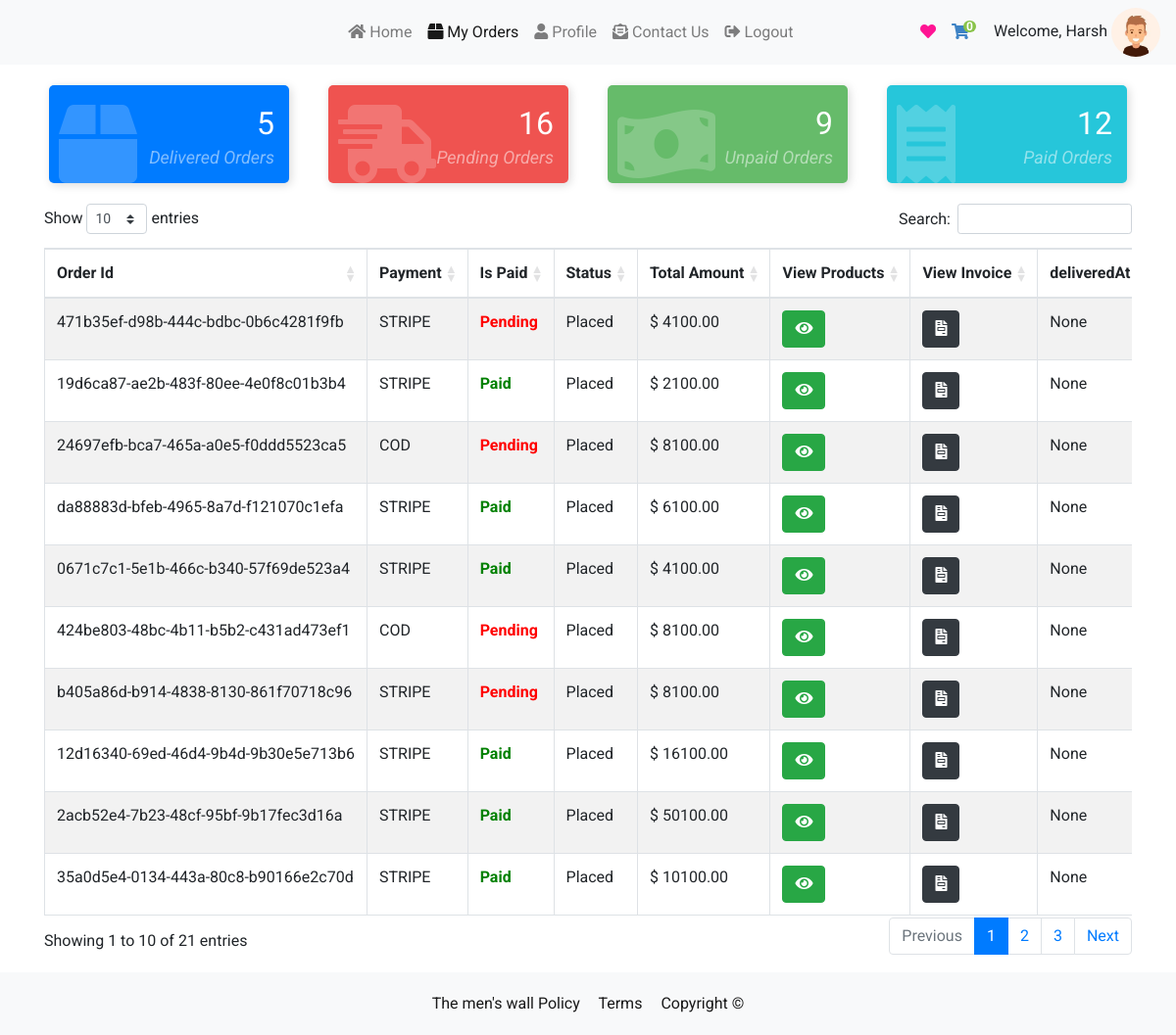
/orders/myOrders/ (signed in), run on an earlier commit of the app's database.
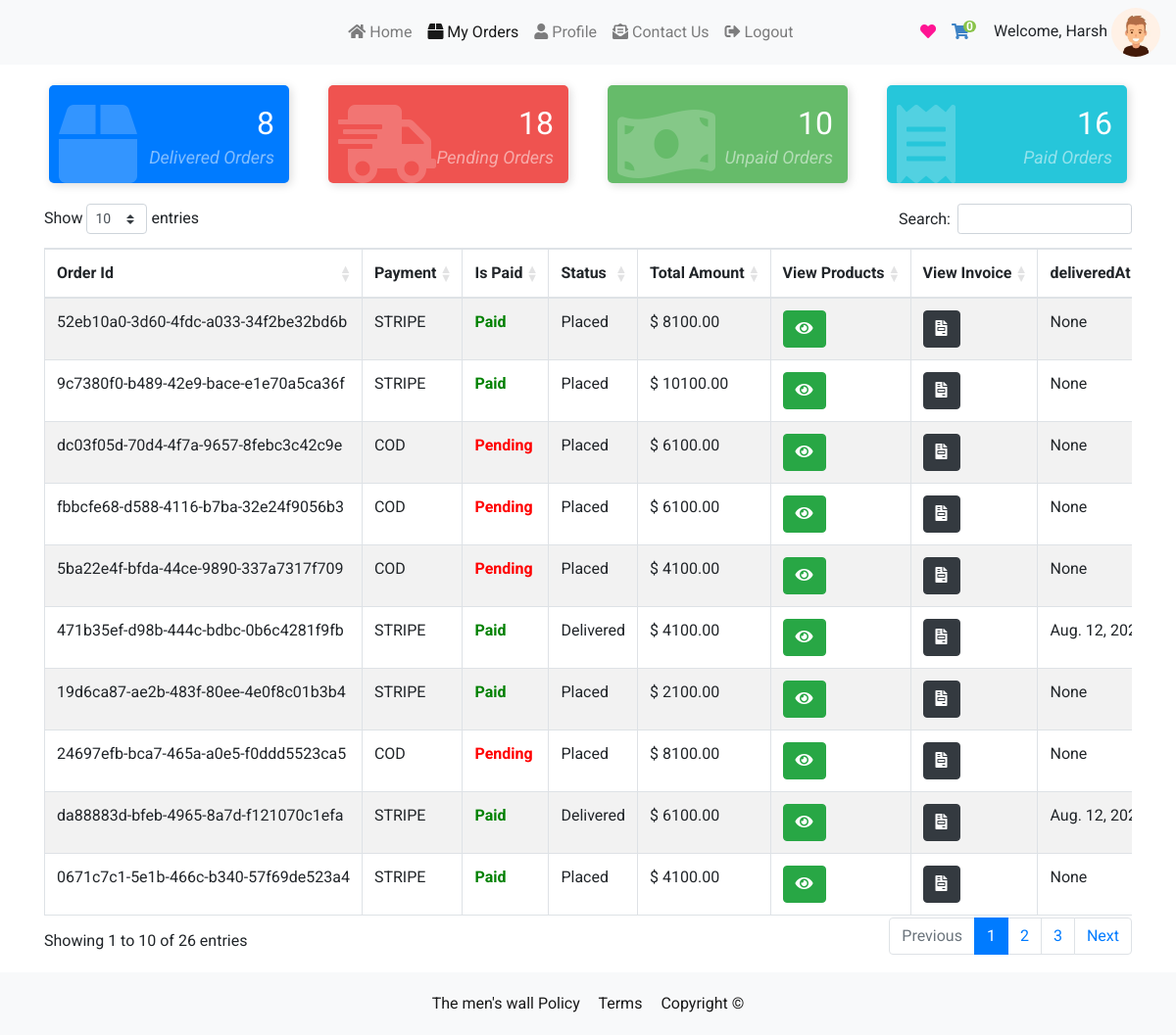
And on a later commit of the database.
### orders/models.py (models this page shows, shortened)
class Order(models.Model):
    status_type = [
        (
            'Placed','Placed'
        ),
        (
            'Packed','Packed'
        ),
        (
            'Shipped','Shipped'
        ),
        (
            'Delivered','Delivered'
        )
    ]
    user = models.ForeignKey(CustomeUser, on_delete=models.CASCADE, null=True)
    paymentMethod = models.CharField(max_length=200, null=True, blank=True)
    taxPrice = models.DecimalField(
        max_digits=20, decimal_places=2, null=True, blank=True)
    shippingPrice = models.DecimalField(
        max_digits=20, decimal_places=2, null=True, blank=True)
    totalPrice = models.DecimalField(
        max_digits=20, decimal_places=2, null=True, blank=True)
    isPaid = models.BooleanField(default=False)
    paidAt = models.DateTimeField(auto_now_add=False, null=True, blank=True)
    deliveredAt = models.DateTimeField(
        auto_now_add=False, null=True, blank=True)
    createdAt = models.DateTimeField(auto_now_add=True)
    id = models.AutoField(primary_key=True, editable=False)
    status = models.CharField(choices=status_type,null=True,blank=True,max_length=50)
    uuid = models.UUIDField(default=uuid.uuid4, unique=True, db_index=True, editable=False)

### orders/views.py (the view)
# urls.py: path('myOrders/',myOrders,name="myOrders"),
def myOrders(request):
    if request.user.is_authenticated:
        if request.user.role == 'buyer':
            totalDeliveredOrders = Order.objects.filter(user=request.user,status='Delivered').count()
            totalPendigOrders = Order.objects.filter(Q(user=request.user) and ~Q(status='Delivered')).count()
            totalPaidOrders = Order.objects.filter(user=request.user,isPaid=True).count()
            totalUnPaidOrders = Order.objects.filter(user=request.user,isPaid=False).count()
            totalOrders =  Order.objects.filter(user=request.user).order_by(
                '-createdAt'
            )
            return render(request,'products/buyerOrders.html',{
                'totalDeliveredOrders':totalDeliveredOrders,
                'totalPendigOrders':totalPendigOrders,
                'totalPaidOrders':totalPaidOrders,
                'totalUnPaidOrders':totalUnPaidOrders,
                "totalOrders":totalOrders
            })
    else:
        return redirect('home')

### feed/views.py (called while the page is built)
def CountNotifications(request):
	count_notifications = 0
	if request.user.is_authenticated:
		count_notifications = Notification.objects.filter(user=request.user, is_seen=False).count()
	return {'count_notifications':count_notifications}

def GetProfile(request):
	you = ''
	if request.user.is_authenticated:
		p = request.user.profile
		you = p.user
	return {'profile':you}

### templates/products/buyerOrders.html (shortened to what this page needs)
{% extends "products/ecommBase.html" %}
{% load static %}
{% block style %}
<link rel="stylesheet" href="https://cdnjs.cloudflare.com/ajax/libs/twitter-bootstrap/4.5.2/css/bootstrap.css">
<link rel="stylesheet" href="https://cdn.datatables.net/1.10.25/css/dataTables.bootstrap4.min.css">
<link rel="stylesheet" href="https://cdn.datatables.net/responsive/2.2.9/css/responsive.bootstrap4.min.css">
    <link href="https://cdnjs.cloudflare.com/ajax/libs/font-awesome/5.13.0/css/all.min.css" rel="stylesheet">
{% endblock %}
{% block content %}
<div class="container mt-3">
  <div class="row">
    <div class="col-md-3">
      <div class="card-counter primary">
        <i class="fas fa-box"></i>
        <span class="count-numbers">{{ totalDeliveredOrders }}</span>
        <span class="count-name">Delivered Orders</span>
      </div>
    </div>
    <div class="col-md-3">
      <div class="card-counter danger">
        <i class="fas fa-shipping-fast"></i>
        <span class="count-numbers">{{ totalPendigOrders }}</span>
        <span class="count-name">Pending Orders</span>
      </div>
    </div>
    <div class="col-md-3">
      <div class="card-counter success">
        <i class="fas fa-money-bill-wave"></i>
        <span class="count-numbers">{{ totalUnPaidOrders }}</span>
        <span class="count-name">Unpaid Orders</span>
      </div>
    </div>
    <div class="col-md-3">
      <div class="card-counter info">
        <i class="fas fa-receipt"></i>
        <span class="count-numbers">{{ totalPaidOrders  }}</span>
        <span class="count-name"> Paid Orders</span>
      </div>
    </div>
  </div>
    <div class="myOrders my-3">
        <table id="myTable" class="table table-striped table-bordered dt-responsive nowrap" style="width:100%">
                 <thead>
                    <tr>
                        <th>Order Id</th>
                        <th>Payment</th>
                        <th>Is Paid</th>
                        <th>Status</th>
                        <th>Total Amount</th>
                        <th>View Products</th>
                        <th>View Invoice</th>
                        <th>deliveredAt</th>
                    </tr>
                </thead>
                <tbody>
                {% for order in totalOrders %}
                    <tr>
                           <td id="orderId_{{ order.pk }}">{{ order.uuid }}</td>
                        <td>{{ order.paymentMethod | upper }}</td>
                        <td>{% if order.isPaid %}<span style="color: green;font-weight: bold">Paid</span>{% else %}<span style="color: red;font-weight: bold">Pending</span> {% endif %}</td>
                        <td>{{ order.status }}</td>
                        <td id="total_price_{{ order.pk }}">$ {{ order.totalPrice }}</td>
                        <td><button class="btn btn-success displayProducts" id="displayProducts_{{ order.pk }}"><i class="fas fa-eye"></i></button></td>
                        <td><a class="btn btn-dark " href="{% url 'invoice' order.pk %}?access=read"><i class="fas fa-file-invoice"></i></a></td>
                        <td>{{ order.deliveredAt }}</td>
                    </tr>
                {% endfor %}
                </tbody>
        </table>
    </div>
</div>
{% endblock %}

What changed in the data, as far as the page shows it:
no longer on this page (row edited): Order: uuid "424be803-48bc-4b11-b5b2-c431ad473ef1", paymentMethod "COD", isPaid "Pending", status "Placed", totalPrice "8100.00", deliveredAt "None"
no longer on this page (row unchanged): Order: uuid "b405a86d-b914-4838-8130-861f70718c96", paymentMethod "STRIPE", isPaid "Pending", status "Placed", totalPrice "8100.00", deliveredAt "None"
no longer on this page (row unchanged): Order: uuid "12d16340-69ed-46d4-9b4d-9b30e5e713b6", paymentMethod "STRIPE", isPaid "Paid", status "Placed", totalPrice "16100.00", deliveredAt "None"
no longer on this page (row unchanged): Order: uuid "2acb52e4-7b23-48cf-95bf-9b17fec3d16a", paymentMethod "STRIPE", isPaid "Paid", status "Placed", totalPrice "50100.00", deliveredAt "None"
no longer on this page (row unchanged): Order: uuid "35a0d5e4-0134-443a-80c8-b90166e2c70d", paymentMethod "STRIPE", isPaid "Paid", status "Placed", totalPrice "10100.00", deliveredAt "None"
added Order: uuid "52eb10a0-3d60-4fdc-a033-34f2be32bd6b", paymentMethod "STRIPE", isPaid "Paid", status "Placed", totalPrice "8100.00", deliveredAt "None"
added Order: uuid "9c7380f0-b489-42e9-bace-e1e70a5ca36f", paymentMethod "STRIPE", isPaid "Paid", status "Placed", totalPrice "10100.00", deliveredAt "None"
added Order: uuid "dc03f05d-70d4-4f7a-9657-8febc3c42c9e", paymentMethod "COD", isPaid "Pending", status "Placed", totalPrice "6100.00", deliveredAt "None"
added Order: uuid "fbbcfe68-d588-4116-b7ba-32e24f9056b3", paymentMethod "COD", isPaid "Pending", status "Placed", totalPrice "6100.00", deliveredAt "None"
added Order: uuid "5ba22e4f-bfda-44ce-9890-337a7317f709", paymentMethod "COD", isPaid "Pending", status "Placed", totalPrice "4100.00", deliveredAt "None"
changed Order "471b35ef-d98b-444c-bdbc-0b6c4281f9fb": status "Placed" → "Delivered"; deliveredAt "None" → "Aug. 12,…"; isPaid "Pending" → "Paid"
changed Order "da88883d-bfeb-4965-8a7d-f121070c1efa": status "Placed" → "Delivered"; deliveredAt "None" → "Aug. 12,…"
Also different on the page:
{{ totalDeliveredOrders }}: "5" → "8"
{{ totalPendigOrders }}: "16" → "18"
{{ totalUnPaidOrders }}: "9" → "10"
{{ totalPaidOrders }}: "12" → "16"
text written by a page script: "Show entries Search: Showing 1 to 10 of 21 entries Previous 1 2 3 Next" → "Show entries Search: Showing 1 to 10 of 26 entries Previous 1 2 3 Next"
